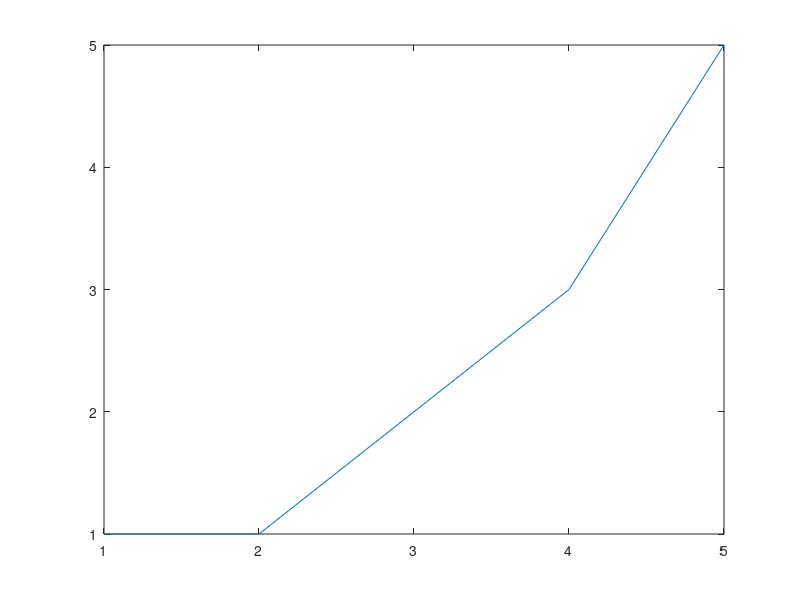

Write the MATLAB code that produced this figure.
% Serie de Fibonacci
% Salinas Hern?ndez Luis Angel

n = input('Ingresa el numero de terminos a calcular en la serie de Fibonacci: ');
f = zeros(1,n);
q = zeros(1,n);
num = (1:1:n);

f(1) = 1;
f(2) = 1;

for i=3:1:n
    f(i) = f(i-1) + f(i-2);
end

disp('La serie de Fibonacci es: ');
disp(f);

plot(f);







